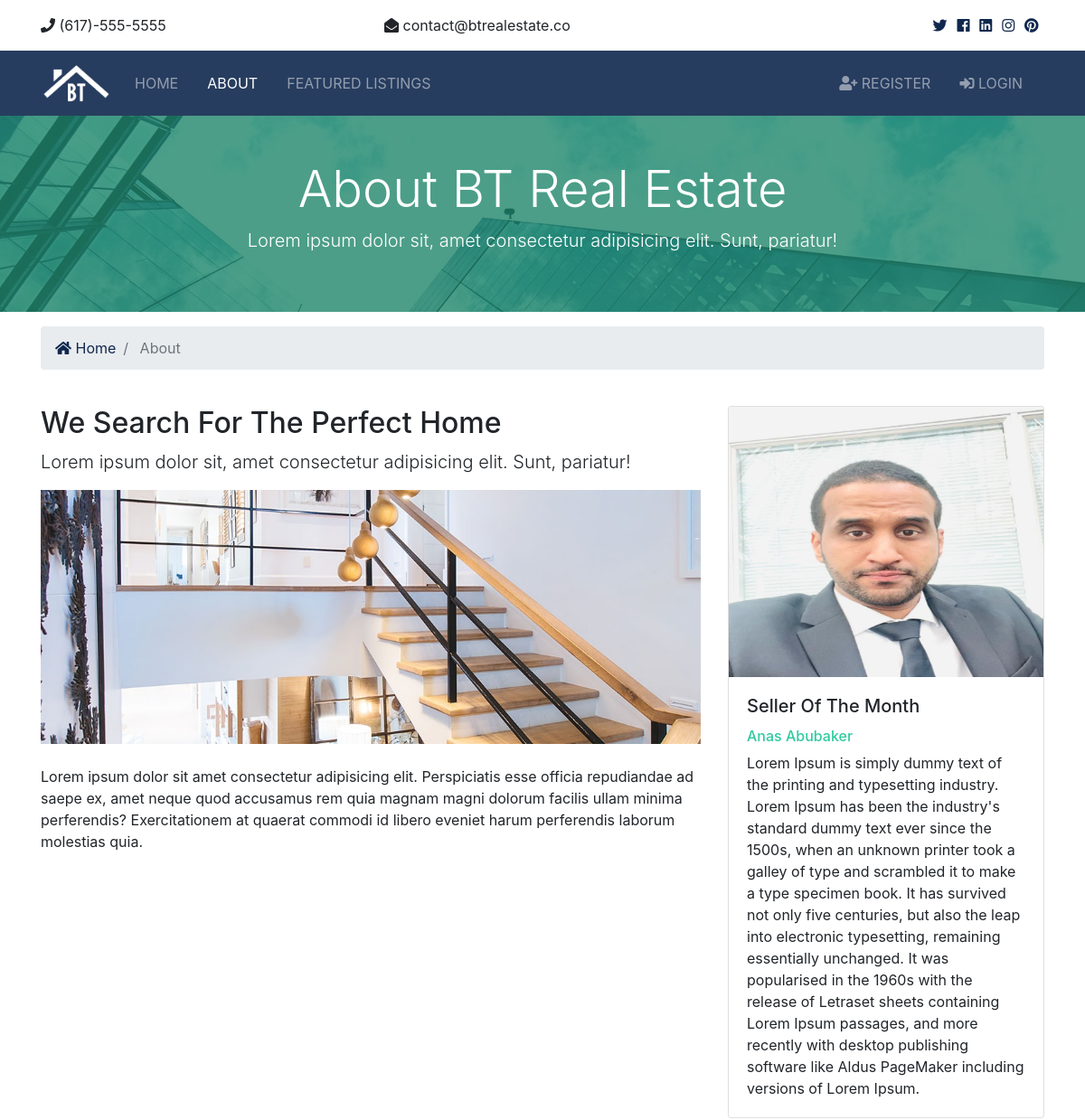
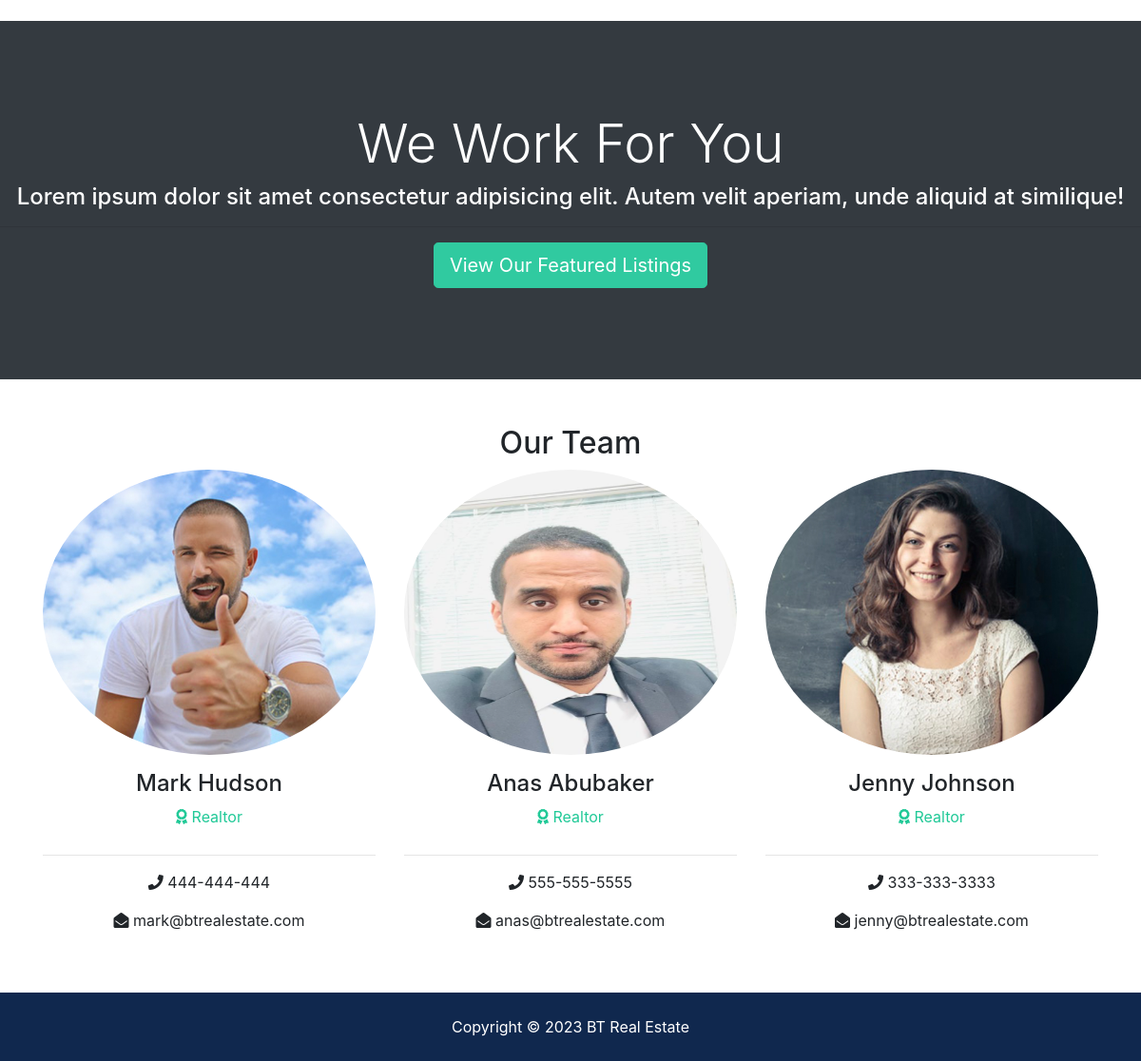
/about, run on the app's committed database (2 pictures, top to bottom).
### realtors/models.py (models this page shows, shortened)
class Realtor(models.Model):
    name = models.CharField(max_length=200)
    photo = models.ImageField(upload_to='photos/%Y/%m/%d/')
    description = models.TextField(blank=True)
    phone = models.CharField(max_length=20)
    email = models.CharField(max_length=50)
    is_mvp = models.BooleanField(default=False)
    hire_date = models.DateTimeField(default=datetime.now, blank=True)

### pages/views.py (the view)
# urls.py: path('about', views.about, name='about'),
def about(request):
    realtors = Realtor.objects.order_by('-hire_date')
    mvp_realtors = Realtor.objects.all().filter(is_mvp=True)
    context = {
        'realtors': realtors,
        'mvp_realtors': mvp_realtors
    }
    return render(request, 'pages/about.html', context)

### templates/pages/about.html (shortened to what this page needs)
{% extends 'base.html' %}
{% load static %}
{% block content %}
<section id="showcase-inner" class="py-5 text-white" style="background-image: url('{% static 'img/building.jpg' %}')">
    <div class="container">
      <div class="row text-center">
        <div class="col-md-12">
          <h1 class="display-4">About BT Real Estate</h1>
          <p class="lead">Lorem ipsum dolor sit, amet consectetur adipisicing elit. Sunt, pariatur!</p>
        </div>
      </div>
    </div>
  </section>
  <section id="bc" class="mt-3">
    <div class="container">
      <nav aria-label="breadcrumb">
        <ol class="breadcrumb">
          <li class="breadcrumb-item">
            <a href="{% url 'index' %}">
              <i class="fas fa-home"></i> Home</a>
          </li>
          <li class="breadcrumb-item active"> About</li>
        </ol>
      </nav>
    </div>
  </section>
  <section id="about" class="py-4">
    <div class="container">
      <div class="row">
        <div class="col-md-8">
          <h2>We Search For The Perfect Home</h2>
          <p class="lead">Lorem ipsum dolor sit, amet consectetur adipisicing elit. Sunt, pariatur!</p>
          <img src="{% static 'img/about.jpg' %}" alt="">
          <p class="mt-4">Lorem ipsum dolor sit amet consectetur adipisicing elit. Perspiciatis esse officia repudiandae ad saepe ex, amet
            neque quod accusamus rem quia magnam magni dolorum facilis ullam minima perferendis? Exercitationem at quaerat
            commodi id libero eveniet harum perferendis laborum molestias quia.</p>
        </div>
            <div class="col-md-4">
              {% if mvp_realtors %}
                {% for mvp_realtor in mvp_realtors %}
                  <div class="card">
                    <img class="card-img-top" src="{{ mvp_realtor.photo.url }}" alt="Seller of the month">
                    <div class="card-body">
                      <h5 class="card-title">Seller Of The Month</h5>
                      <h6 class="text-secondary">{{ mvp_realtor.name }}</h6>
                      <p class="card-text">{{ mvp_realtor.description }}
                      </p>
                    </div>
                  </div>
                {% endfor %}
              {% endif %}
            </div>
      </div>
    </div>
  </section>
  <section id="work" class="bg-dark text-white text-center">
    <h2 class="display-4">We Work For You</h2>
    <h4>Lorem ipsum dolor sit amet consectetur adipisicing elit. Autem velit aperiam, unde aliquid at similique!</h4>
    <hr>
    <a href="{% url 'listings' %}" class="btn btn-secondary text-white btn-lg">View Our Featured Listings</a>
  </section>
  <section id="team" class="py-5">
    <div class="container">
      <h2 class="text-center">Our Team</h2>
      <div class="row text-center">
        {% if realtors %}
          {% for realtor in realtors %}
            <div class="col-md-4">
              <img src="{{ realtor.photo.url }}" alt="" class="rounded-circle mb-3">
              <h4>{{ realtor.name }}</h4>
              <p class="text-success">
                <i class="fas fa-award text-success mb-3"></i> Realtor</p>
              <hr>
              <p>
                <i class="fas fa-phone"></i> {{ realtor.phone }}</p>
              <p>
                <i class="fas fa-envelope-open"></i> {{ realtor.email }}</p>
            </div>
          {% endfor %}
        {% else %}
            <div class="col-md-12">
              <p>No Realtors Available</p>
            </div>
        {% endif %}
      </div>
    </div>
  </section>
{% endblock  %}

### BTRS/static/css/all.css (style rules this page uses)
.fa, .fas, .far, .fal, .fab { -moz-osx-font-smoothing: grayscale; -webkit-font-smoothing: antialiased; display: inline-block; font-style: normal; font-variant: normal; text-rendering: auto; line-height: 1; }
.fa-award:before { content: "\f559"; }
.fa-envelope-open:before { content: "\f2b6"; }
.fa-home:before { content: "\f015"; }
.fa-phone:before { content: "\f095"; }
.fa, .fas { font-family: 'Font Awesome 5 Free'; font-weight: 900; }

### BTRS/static/css/style.css (style rules this page uses)
.btn-secondary { color: #fff !important; }
img { width: 100%; }
#showcase-inner { background: url(../img/building.jpg) no-repeat top center fixed; background-repeat: no-repeat; background-position: top; background-attachment: fixed; background-size: cover cover; position: relative; overflow: hidden; min-height: 200px; }
#showcase-inner::before { content: ''; position: absolute; top: 0; left: 0; min-height: 100%; width: 100%; background: rgba(32, 134, 107, 0.8); }
#work { padding: 6rem 0; }

### data on the page
Realtor: photo (picture), name "Anas Abubaker", description "Lorem Ipsum is simply dummy text of the printing and typesetting industry. Lorem Ipsum has been the industry's standard dummy text ever since the 1500s, when an unknown printer took a galley of type and scrambled it to make a type specimen book. It has survived not only five centuries, but also the leap into electronic typesetting, remaining essentially unchanged. It was popularised in the 1960s with the release of Letraset sheets containing Lorem Ipsum passages, and more recently with desktop publishing software like Aldus PageMaker including versions of Lorem Ipsum.", phone "555-555-5555", email "anas@btrealestate.com"
Realtor: photo (picture), name "Mark Hudson", phone "444-444-444", email "mark@btrealestate.com"
Realtor: photo (picture), name "Jenny Johnson", phone "333-333-3333", email "jenny@btrealestate.com"
